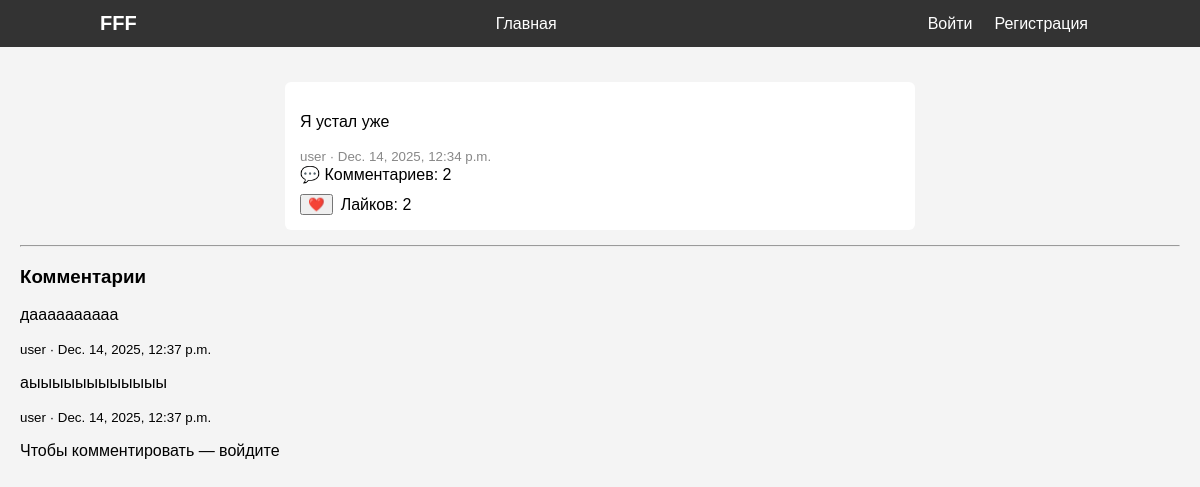
Screenshot of /post/7/ with the database file from the repository.
### laba/models.py (models this page shows, shortened)
class Post(models.Model):
    author = models.ForeignKey(
        User,
        on_delete=models.CASCADE,
        related_name='posts'
    )
    text = models.TextField()
    created_at = models.DateTimeField(auto_now_add=True)

class Comment(models.Model):
    post = models.ForeignKey(
        Post,
        on_delete=models.CASCADE,
        related_name='comments'
    )
    author = models.ForeignKey(
        User,
        on_delete=models.CASCADE,
        related_name='comments'
    )
    text = models.TextField()
    created_at = models.DateTimeField(auto_now_add=True)

### laba/views.py (the view)
# urls.py: path('post/<int:post_id>/', views.post_detail, name='post_detail'),
def post_detail(request, post_id):
    post = get_object_or_404(Post, id=post_id)
    comments = post.comments.select_related('author').order_by('created_at')
    if request.method == 'POST':
        if not request.user.is_authenticated:
            raise Http404()
        form = CommentForm(request.POST)
        if form.is_valid():
            comment = form.save(commit=False)
            comment.author = request.user
            comment.post = post
            comment.save()
            return redirect('post_detail', post_id=post.id)
    else:
        form = CommentForm()
    return render(
        request,
        'laba/post_detail.html',
        {
            'post': post,
            'comments': comments,
            'form': form,
        }
    )

### laba/templates/laba/post_detail.html (shortened to what this page needs)
{% extends 'laba/base.html' %}
{% block content %}
<div class="post">
    <p>{{ post.text }}</p>
    <small>
        {{ post.author.username }} · {{ post.created_at }}
    </small>
    <div class="post-meta">
        💬 Комментариев: {{ post.comments.count }}
    </div>
    <div class="post-actions">
        <form method="post" action="{% url 'post_like' post.id %}">
            <button type="submit">❤️</button>
        </form>
        <span>Лайков: {{ post.likes.count }}</span>
    </div>
</div>
<hr>
<h3>Комментарии</h3>
{% for comment in comments %}
<div class="comment">
    <p>{{ comment.text }}</p>
    <small>
        {{ comment.author.username }} · {{ comment.created_at }}
    </small>
</div>
{% empty %}
<p>Комментариев пока нет</p>
{% endfor %}
{% if request.user.is_authenticated %}
<hr>
<h4>Добавить комментарий</h4>
<form method="post">
    {% csrf_token %}
    {{ form.as_p }}
    <button type="submit">Отправить</button>
</form>
{% else %}
<p>Чтобы комментировать — войдите</p>
{% endif %}
{% endblock %}

### laba/static/laba/style.css (style rules this page uses)
body { font-family: Arial, sans-serif; background: #f4f4f4; margin: 0; }
.post { background: white; max-width: 600px; margin: 15px auto; padding: 15px; border-radius: 6px; }
.post small { color: #888; }
.post-actions { margin-top: 10px; display: flex; align-items: center; gap: 8px; }

### rows the page displays
Post: text "Я устал уже", author.username "user", created_at "Dec. 14, 2025, 12:34 p.m.", comments.count "2", likes.count "2"
Comment: text "даааааааааа", author.username "user", created_at "Dec. 14, 2025, 12:37 p.m."
Comment: text "аыыыыыыыыыыыы", author.username "user", created_at "Dec. 14, 2025, 12:37 p.m."
